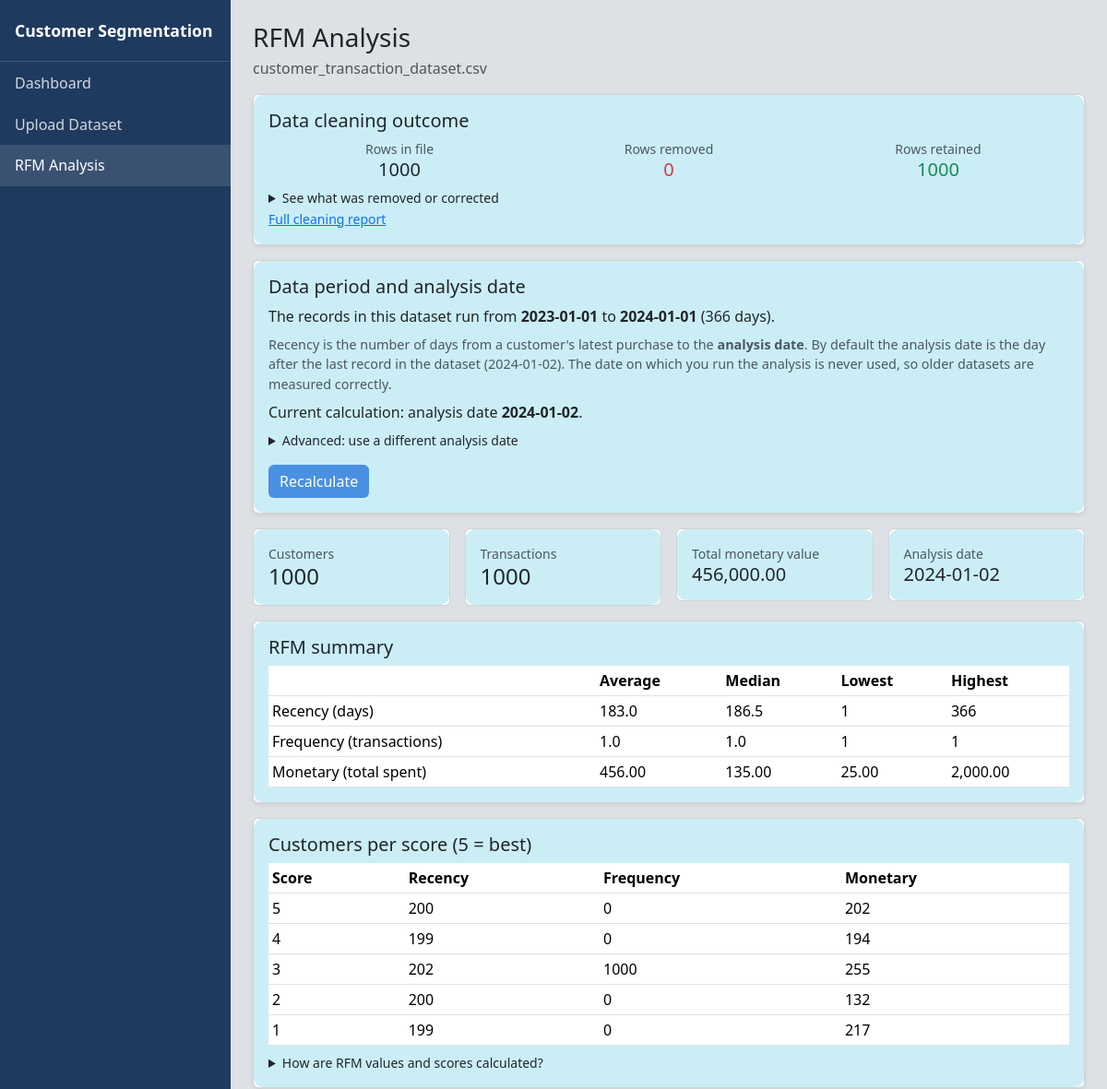
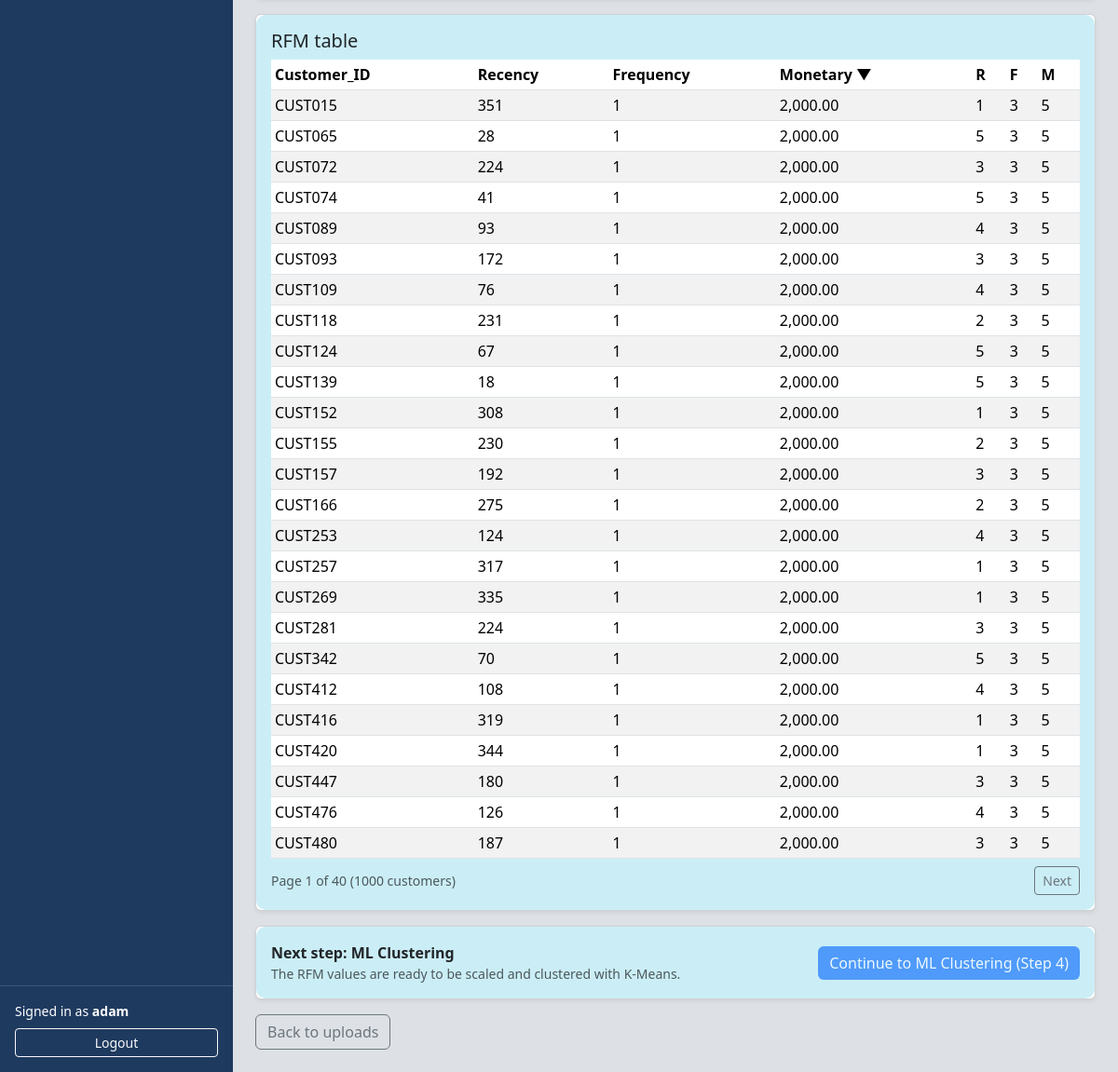
Screenshot of /rfm/run/1 (signed in) with the database file from the repository (2 pictures, top to bottom).
### models/models.py (models this page shows, shortened)
class User(UserMixin, db.Model):
    __tablename__ = "users"
    id = db.Column(db.Integer, primary_key=True)
    username = db.Column(db.String(30), unique=True, nullable=False, index=True)
    password_hash = db.Column(db.String(256), nullable=False)   # never the plain password
    created_at = db.Column(db.DateTime, default=_utcnow)
    datasets = db.relationship("Dataset", backref="owner", lazy=True)

class Dataset(db.Model):
    __tablename__ = "datasets"
    id = db.Column(db.Integer, primary_key=True)
    user_id = db.Column(db.Integer, db.ForeignKey("users.id"), nullable=False)
    file_name = db.Column(db.String(255), nullable=False)    # original name, shown to the user
    stored_name = db.Column(db.String(255), nullable=False)  # random name used on disk
    file_type = db.Column(db.String(10), nullable=False)     # csv or xlsx
    upload_date = db.Column(db.DateTime, default=_utcnow)
    status = db.Column(db.String(20), default="uploaded")    # uploaded / cleaned
    rows_raw = db.Column(db.Integer, default=0)              # rows in the original file
    rows_retained = db.Column(db.Integer, default=0)         # rows kept after cleaning
    cleaning_summary = db.Column(db.Text)                    # JSON text: what cleaning did
    customers = db.relationship("Customer", backref="dataset", lazy=True,
                                cascade="all, delete-orphan")
    transactions = db.relationship("Transaction", backref="dataset", lazy=True,
                                   cascade="all, delete-orphan")
    runs = db.relationship("AnalysisRun", backref="dataset", lazy=True,
                           cascade="all, delete-orphan")

class AnalysisRun(db.Model):
    __tablename__ = "analysis_runs"
    id = db.Column(db.Integer, primary_key=True)
    dataset_id = db.Column(db.Integer, db.ForeignKey("datasets.id"), nullable=False)
    reference_date = db.Column(db.Date, nullable=False)   # date Recency is measured from
    n_clusters = db.Column(db.Integer)                    # k chosen for K-Means (filled in Step 4)
    silhouette = db.Column(db.Float)                      # clustering quality score
    inertia = db.Column(db.Float)                         # K-Means inertia (used by the elbow method)
    created_at = db.Column(db.DateTime, default=_utcnow)
    segments = db.relationship("Segment", backref="run", lazy=True,
                               cascade="all, delete-orphan")
    rfm_results = db.relationship("RFMResult", backref="run", lazy=True,
                                  cascade="all, delete-orphan")

class RFMResult(db.Model):
    __tablename__ = "rfm_results"
    id = db.Column(db.Integer, primary_key=True)
    run_id = db.Column(db.Integer, db.ForeignKey("analysis_runs.id"), nullable=False, index=True)
    customer_id = db.Column(db.Integer, db.ForeignKey("customers.id"), nullable=False)
    recency = db.Column(db.Integer, nullable=False)     # days since the last transaction
    frequency = db.Column(db.Integer, nullable=False)   # number of transactions
    monetary = db.Column(db.Float, nullable=False)      # total amount spent
    r_score = db.Column(db.Integer)                     # 1-5 scores
    f_score = db.Column(db.Integer)
    m_score = db.Column(db.Integer)
    cluster_label = db.Column(db.Integer)               # empty until clustering is run
    segment_id = db.Column(db.Integer, db.ForeignKey("segments.id"))
    customer = db.relationship("Customer")

class Customer(db.Model):
    __tablename__ = "customers"
    __table_args__ = (db.UniqueConstraint("dataset_id", "customer_code"),)
    id = db.Column(db.Integer, primary_key=True)
    dataset_id = db.Column(db.Integer, db.ForeignKey("datasets.id"), nullable=False)
    customer_code = db.Column(db.String(100), nullable=False)  # the Customer_ID from the file
    customer_name = db.Column(db.String(200))                  # optional
    transactions = db.relationship("Transaction", backref="customer", lazy=True)

### routes/rfm.py (the view)
@rfm_bp.route("/run/<int:run_id>")
@login_required
def show_run(run_id):
    run = _get_owned_run(run_id)
    dataset = run.dataset
    sort = request.args.get("sort", "monetary")
    direction = request.args.get("dir", "desc")
    if sort not in SORT_COLUMNS:
        sort = "monetary"
    if direction not in ("asc", "desc"):
        direction = "desc"
    column = SORT_COLUMNS[sort]
    order = column.desc() if direction == "desc" else column.asc()
    statement = (select(RFMResult)
                 .where(RFMResult.run_id == run.id)
                 .options(joinedload(RFMResult.customer))   # loads Customer_ID in the same query
                 .order_by(order, RFMResult.id))
    pagination = db.paginate(statement, page=request.args.get("page", 1, type=int),
                             per_page=PAGE_SIZE, error_out=False)
    summary = RFMAnalysis().summarise(load_rfm_dataframe(run))
    runs = (AnalysisRun.query.filter_by(dataset_id=dataset.id)
            .order_by(AnalysisRun.id.desc()).all())
    return render_template("rfm.html", run=run, dataset=dataset, summary=summary,
                           pagination=pagination, sort=sort, direction=direction,
                           runs=runs, cleaning=_cleaning_summary(dataset),
                           removal_labels=REMOVAL_LABELS, period=_data_period(dataset))

### templates/rfm.html (shortened to what this page needs)
{% extends "base.html" %}
{% block content %}
{% macro sort_header(label, column, run, sort, direction) %}
  {% set next_direction = 'asc' if (sort == column and direction == 'desc') else 'desc' %}
  <a class="text-decoration-none text-reset"
     href="{{ url_for('rfm.show_run', run_id=run.id, sort=column, dir=next_direction) }}">
    {{ label }}{% if sort == column %} {% if direction == 'asc' %}&#9650;{% else %}&#9660;{% endif %}{% endif %}
  </a>
{% endmacro %}
<h1 class="h3 mb-1">RFM Analysis</h1>
<p class="text-muted">{{ dataset.file_name }}</p>
{% if cleaning %}
<div class="card shadow-sm mb-3">
  <div class="card-body">
    <h2 class="h5">Data cleaning outcome</h2>
    <div class="row text-center g-2 mb-2">
      <div class="col-4"><div class="text-muted small">Rows in file</div><div class="h5 mb-0">{{ cleaning.rows_raw }}</div></div>
      <div class="col-4"><div class="text-muted small">Rows removed</div><div class="h5 mb-0 text-danger">{{ cleaning.rows_removed_total }}</div></div>
      <div class="col-4"><div class="text-muted small">Rows retained</div><div class="h5 mb-0 text-success">{{ cleaning.rows_retained }}</div></div>
    </div>
    <details>
      <summary class="small">See what was removed or corrected</summary>
    </details>
    <a class="small" href="{{ url_for('upload.results', dataset_id=dataset.id) }}">Full cleaning report</a>
  </div>
</div>
{% endif %}
<div class="card shadow-sm mb-3">
  <div class="card-body">
    <h2 class="h5">Data period and analysis date</h2>
    {% if period %}
      <p class="mb-2">The records in this dataset run from <strong>{{ period.start }}</strong>
        to <strong>{{ period.end }}</strong> ({{ period.days }} days).</p>
    {% endif %}
    <p class="text-muted small mb-2">Recency is the number of days from a customer's latest purchase to the
      <strong>analysis date</strong>. By default the analysis date is the day after the last record in the
      dataset{% if period %} ({{ period.default_analysis_date }}){% endif %}. The date on which you run the
      analysis is never used, so older datasets are measured correctly.</p>
    {% if run %}
      <p class="mb-2">Current calculation: analysis date <strong>{{ run.reference_date }}</strong>.</p>
    {% else %}
      <div class="alert alert-warning py-2">The RFM analysis has not been calculated for this dataset yet.
        Click the button below to calculate it.</div>
    {% endif %}
    <form method="post" action="{{ url_for('rfm.run_analysis', dataset_id=dataset.id) }}">
      <details class="mb-3">
        <summary class="small">Advanced: use a different analysis date</summary>
      </details>
      <button class="btn btn-primary" type="submit">
        {% if run %}Recalculate{% else %}Calculate RFM Analysis{% endif %}
      </button>
    </form>
  </div>
</div>
{% if run %}
<div class="row g-3 mb-3">
  <div class="col-6 col-lg-3"><div class="card"><div class="card-body">
    <div class="text-muted small">Customers</div><div class="h4 mb-0">{{ summary.customers }}</div></div></div></div>
  <div class="col-6 col-lg-3"><div class="card"><div class="card-body">
    <div class="text-muted small">Transactions</div><div class="h4 mb-0">{{ summary.transactions }}</div></div></div></div>
  <div class="col-6 col-lg-3"><div class="card"><div class="card-body">
    <div class="text-muted small">Total monetary value</div><div class="h5 mb-0">{{ '{:,.2f}'.format(summary.total_monetary) }}</div></div></div></div>
  <div class="col-6 col-lg-3"><div class="card"><div class="card-body">
    <div class="text-muted small">Analysis date</div><div class="h5 mb-0">{{ run.reference_date }}</div></div></div></div>
</div>
<div class="card shadow-sm mb-3">
  <div class="card-body">
    <h2 class="h5">RFM summary</h2>
    <div class="table-responsive">
      <table class="table table-sm mb-0">
        <thead><tr><th></th><th>Average</th><th>Median</th><th>Lowest</th><th>Highest</th></tr></thead>
        <tbody>
          <tr><td>Recency (days)</td><td>{{ '{:,.1f}'.format(summary.recency.mean) }}</td><td>{{ '{:,.1f}'.format(summary.recency.median) }}</td><td>{{ '{:,.0f}'.format(summary.recency.min) }}</td><td>{{ '{:,.0f}'.format(summary.recency.max) }}</td></tr>
          <tr><td>Frequency (transactions)</td><td>{{ '{:,.1f}'.format(summary.frequency.mean) }}</td><td>{{ '{:,.1f}'.format(summary.frequency.median) }}</td><td>{{ '{:,.0f}'.format(summary.frequency.min) }}</td><td>{{ '{:,.0f}'.format(summary.frequency.max) }}</td></tr>
          <tr><td>Monetary (total spent)</td><td>{{ '{:,.2f}'.format(summary.monetary.mean) }}</td><td>{{ '{:,.2f}'.format(summary.monetary.median) }}</td><td>{{ '{:,.2f}'.format(summary.monetary.min) }}</td><td>{{ '{:,.2f}'.format(summary.monetary.max) }}</td></tr>
        </tbody>
      </table>
    </div>
  </div>
</div>
<div class="card shadow-sm mb-3">
  <div class="card-body">
    <h2 class="h5">Customers per score (5 = best)</h2>
    <div class="table-responsive">
      <table class="table table-sm mb-2">
        <thead><tr><th>Score</th><th>Recency</th><th>Frequency</th><th>Monetary</th></tr></thead>
        <tbody>
        {% for score in [5, 4, 3, 2, 1] %}
          <tr>
            <td>{{ score }}</td>
            <td>{{ summary.score_distribution['r'][score] }}</td>
            <td>{{ summary.score_distribution['f'][score] }}</td>
            <td>{{ summary.score_distribution['m'][score] }}</td>
          </tr>
        {% endfor %}
        </tbody>
      </table>
    </div>
    <details>
      <summary class="small">How are RFM values and scores calculated?</summary>
    </details>
  </div>
</div>
<div class="card shadow-sm mb-3">
  <div class="card-body">
    <h2 class="h5 mb-2">RFM table</h2>
    <div class="table-responsive">
      <table class="table table-sm table-striped align-middle mb-2">
        <thead>
          <tr>
            <th>Customer_ID</th>
            <th>{{ sort_header('Recency', 'recency', run, sort, direction) }}</th>
            <th>{{ sort_header('Frequency', 'frequency', run, sort, direction) }}</th>
            <th>{{ sort_header('Monetary', 'monetary', run, sort, direction) }}</th>
            <th>{{ sort_header('R', 'r_score', run, sort, direction) }}</th>
            <th>{{ sort_header('F', 'f_score', run, sort, direction) }}</th>
            <th>{{ sort_header('M', 'm_score', run, sort, direction) }}</th>
          </tr>
        </thead>
        <tbody>
        {% for row in pagination.items %}
          <tr>
            <td>{{ row.customer.customer_code }}</td>
            <td>{{ row.recency }}</td>
            <td>{{ row.frequency }}</td>
            <td>{{ '{:,.2f}'.format(row.monetary) }}</td>
            <td>{{ row.r_score }}</td>
            <td>{{ row.f_score }}</td>
            <td>{{ row.m_score }}</td>
          </tr>
        {% endfor %}
        </tbody>
      </table>
    </div>
    <div class="d-flex justify-content-between align-items-center">
      <span class="small text-muted">Page {{ pagination.page }} of {{ pagination.pages }} ({{ pagination.total }} customers)</span>
      <div class="btn-group btn-group-sm">
        {% if pagination.has_next %}
          <a class="btn btn-outline-secondary" href="{{ url_for('rfm.show_run', run_id=run.id, sort=sort, dir=direction, page=pagination.next_num) }}">Next</a>
        {% endif %}
      </div>
    </div>
  </div>
</div>
<div class="card shadow-sm mb-3">
  <div class="card-body d-flex flex-wrap align-items-center gap-3">
    <div class="flex-grow-1">
      <strong>Next step: ML Clustering</strong>
      <div class="text-muted small">The RFM values are ready to be scaled and clustered with K-Means.</div>
    </div>
    <button class="btn btn-primary" type="button" disabled>Continue to ML Clustering (Step 4)</button>
  </div>
</div>
{% endif %}
<a class="btn btn-outline-secondary" href="{{ url_for('upload.upload') }}">Back to uploads</a>
{% endblock %}

### templates/base.html (shortened to what this page needs)
<!doctype html>
<html lang="en">
<head>
  <link href="https://cdn.jsdelivr.net/npm/bootstrap@5.3.3/dist/css/bootstrap.min.css" rel="stylesheet">
  <link href="{{ url_for('static', filename='css/style.css') }}" rel="stylesheet">
</head>
<body>
{% if current_user.is_authenticated %}
  <div class="app-shell">
    <aside class="sidebar" id="sidebar">
      <div class="sidebar-brand">Customer Segmentation</div>
      <nav class="nav flex-column">
        <a class="nav-link {% if request.endpoint == 'dashboard.index' %}active{% endif %}"
           href="{{ url_for('dashboard.index') }}">Dashboard</a>
        <a class="nav-link {% if request.blueprint == 'upload' %}active{% endif %}"
           href="{{ url_for('upload.upload') }}">Upload Dataset</a>
        <a class="nav-link {% if request.blueprint == 'rfm' %}active{% endif %}"
           href="{{ url_for('rfm.index') }}">RFM Analysis</a>
      </nav>
      <div class="sidebar-footer">
        <div class="small mb-2">Signed in as <strong>{{ current_user.username }}</strong></div>
        <form method="post" action="{{ url_for('auth.logout') }}">
          <button class="btn btn-outline-light btn-sm w-100" type="submit">Logout</button>
        </form>
      </div>
    </aside>
    <main class="content">
      {% block content %}{% endblock %}
    </main>
  </div>
{% else %}
  <main class="auth-wrapper">
    {% include "_flash.html" %}
    {% block auth_content %}{% endblock %}
  </main>
{% endif %}
</body>
</html>

### rows the page displays
User: username "adam"
Dataset: file_name "customer_transaction_dataset.csv"
AnalysisRun: reference_date "2024-01-02"
RFMResult: customer.customer_code "CUST015", recency "351", frequency "1", monetary "2,000.00", r_score "1", f_score "3", m_score "5"
RFMResult: customer.customer_code "CUST065", recency "28", frequency "1", monetary "2,000.00", r_score "5", f_score "3", m_score "5"
RFMResult: customer.customer_code "CUST072", recency "224", frequency "1", monetary "2,000.00", r_score "3", f_score "3", m_score "5"
RFMResult: customer.customer_code "CUST074", recency "41", frequency "1", monetary "2,000.00", r_score "5", f_score "3", m_score "5"
RFMResult: customer.customer_code "CUST089", recency "93", frequency "1", monetary "2,000.00", r_score "4", f_score "3", m_score "5"
RFMResult: customer.customer_code "CUST093", recency "172", frequency "1", monetary "2,000.00", r_score "3", f_score "3", m_score "5"
RFMResult: customer.customer_code "CUST109", recency "76", frequency "1", monetary "2,000.00", r_score "4", f_score "3", m_score "5"
RFMResult: customer.customer_code "CUST118", recency "231", frequency "1", monetary "2,000.00", r_score "2", f_score "3", m_score "5"
RFMResult: customer.customer_code "CUST124", recency "67", frequency "1", monetary "2,000.00", r_score "5", f_score "3", m_score "5"
RFMResult: customer.customer_code "CUST139", recency "18", frequency "1", monetary "2,000.00", r_score "5", f_score "3", m_score "5"
RFMResult: customer.customer_code "CUST152", recency "308", frequency "1", monetary "2,000.00", r_score "1", f_score "3", m_score "5"
RFMResult: customer.customer_code "CUST155", recency "230", frequency "1", monetary "2,000.00", r_score "2", f_score "3", m_score "5"
RFMResult: customer.customer_code "CUST157", recency "192", frequency "1", monetary "2,000.00", r_score "3", f_score "3", m_score "5"
RFMResult: customer.customer_code "CUST166", recency "275", frequency "1", monetary "2,000.00", r_score "2", f_score "3", m_score "5"
RFMResult: customer.customer_code "CUST253", recency "124", frequency "1", monetary "2,000.00", r_score "4", f_score "3", m_score "5"
RFMResult: customer.customer_code "CUST257", recency "317", frequency "1", monetary "2,000.00", r_score "1", f_score "3", m_score "5"
RFMResult: customer.customer_code "CUST269", recency "335", frequency "1", monetary "2,000.00", r_score "1", f_score "3", m_score "5"
RFMResult: customer.customer_code "CUST281", recency "224", frequency "1", monetary "2,000.00", r_score "3", f_score "3", m_score "5"
RFMResult: customer.customer_code "CUST342", recency "70", frequency "1", monetary "2,000.00", r_score "5", f_score "3", m_score "5"
RFMResult: customer.customer_code "CUST412", recency "108", frequency "1", monetary "2,000.00", r_score "4", f_score "3", m_score "5"
RFMResult: customer.customer_code "CUST416", recency "319", frequency "1", monetary "2,000.00", r_score "1", f_score "3", m_score "5"
RFMResult: customer.customer_code "CUST420", recency "344", frequency "1", monetary "2,000.00", r_score "1", f_score "3", m_score "5"
RFMResult: customer.customer_code "CUST447", recency "180", frequency "1", monetary "2,000.00", r_score "3", f_score "3", m_score "5"
RFMResult: customer.customer_code "CUST476", recency "126", frequency "1", monetary "2,000.00", r_score "4", f_score "3", m_score "5"
RFMResult: customer.customer_code "CUST480", recency "187", frequency "1", monetary "2,000.00", r_score "3", f_score "3", m_score "5"

### other values shown
{{ cleaning.rows_raw }} "1000"
{{ cleaning.rows_removed_total }} "0"
{{ cleaning.rows_retained }} "1000"
{{ period.start }} "2023-01-01"
{{ period.end }} "2024-01-01"
{{ period.days }} "366"
{{ period.default_analysis_date }} "2024-01-02"
{{ summary.customers }} "1000"
{{ summary.transactions }} "1000"
{{ '{:,.2f}'.format(summary.total_monetary) }} "456,000.00"
{{ '{:,.1f}'.format(summary.recency.mean) }} "183.0"
{{ '{:,.1f}'.format(summary.recency.median) }} "186.5"
{{ '{:,.0f}'.format(summary.recency.min) }} "1"
{{ '{:,.0f}'.format(summary.recency.max) }} "366"
{{ '{:,.1f}'.format(summary.frequency.mean) }} "1.0"
